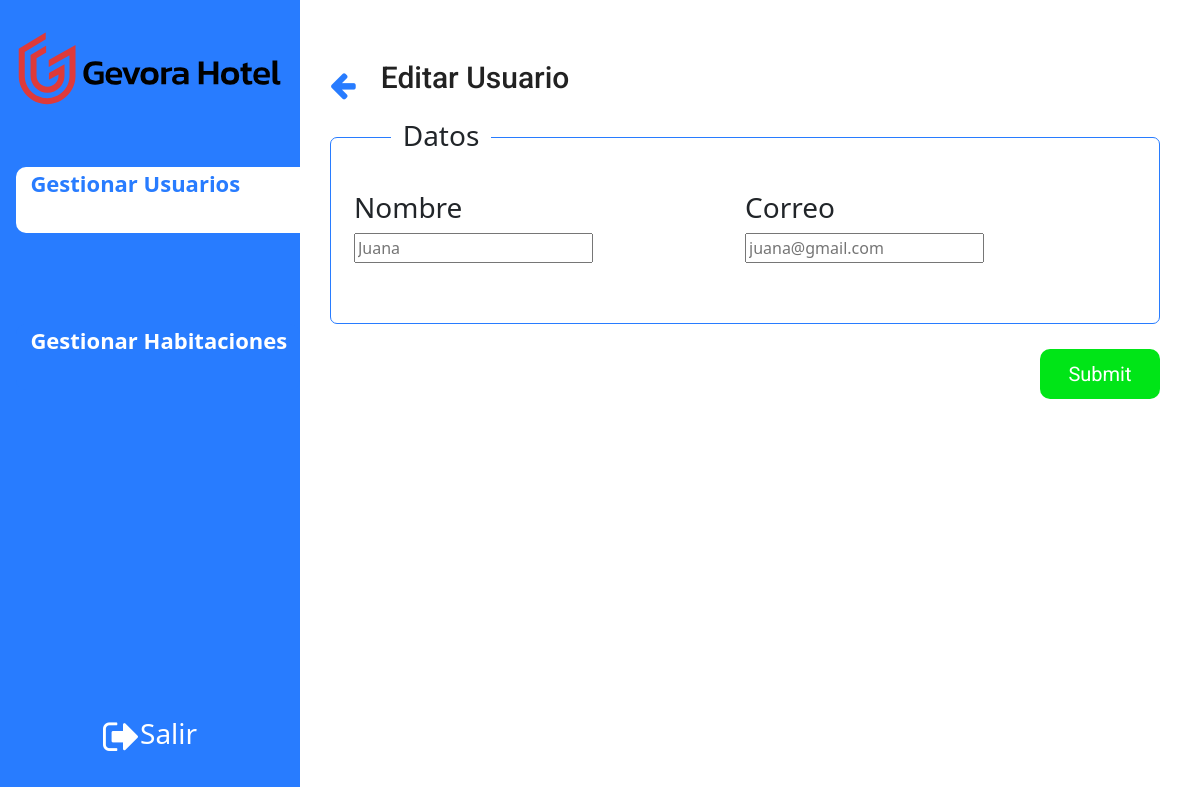
Before: /editUser/5 (signed in) with the older database file.
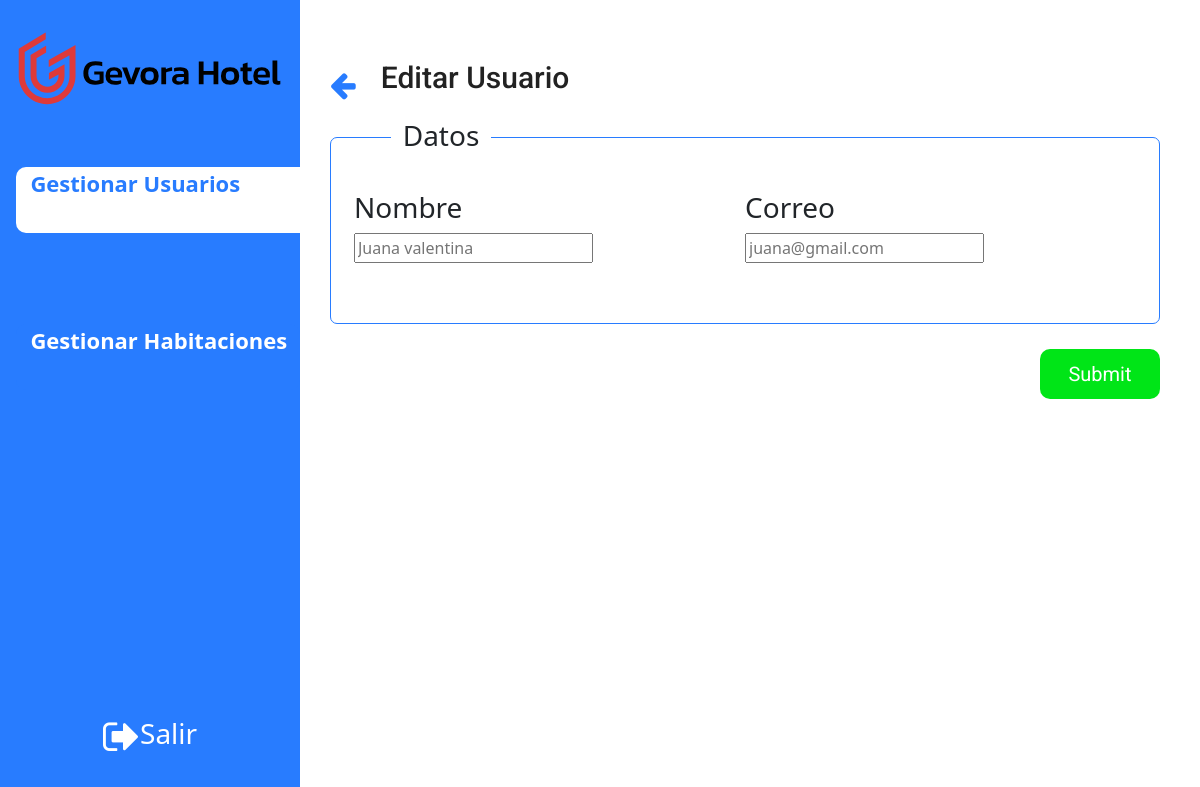
After: the same page with the newer database file.
### tables this page shows
CREATE TABLE Usuarios (
  _id integer  primary key autoincrement not null,
  nombre varchar(100),
  correo varchar(100),
  contrasena varchar(100),
  rol varchar(20)
);

### SuperAdminRoutes.py (the view)
@SuperAdminUsers.route('/editUser/<userid>', methods=['GET', 'POST'])
@login_required
def editarUsuario(userid):
    if current_user.rol == "1":
        if request.method == 'GET':
            userData=functions.get_specific_user(userid)
            return render_template('editarUsuario.html', user=userid,userData=userData[0])
        else:
            nombre=request.form.get('nombre')
            correo=request.form.get('correo')
            functions.sql_edit_user(userid,nombre,correo)
            return redirect('/SuperAdminUsers')
    else:
        return render_template('index.html')

### SuperAdminRoutes.py (called while the page is built)
@SuperAdminUsers.before_request
@login_required
def before_request():
    if current_user.rol == "1":
        if 'usuario' not in session and request.endpoint in ['superUsuarios']:
            return redirect('/')
    else:
            return render_template('index.html')

### auth/Autenticacion.py (called while the page is built)
@login_manager_app.user_loader
def load_user(id):
    return ModelUser.get_by_id(db, id)

### functions.py (called while the page is built)
def sql_connection():
    try:
        BASE_DIR = os.path.dirname(os.path.abspath(__file__))
        db_path = os.path.join(BASE_DIR, "Database/HotelGevora.db")
        print(db_path)
        con = sqlite3.connect(db_path)
        return con
    except Error:
        print(Error)

def get_specific_user(id):
    strsql = "SELECT * FROM Usuarios WHERE _id="+str(id)+";"
    con = sql_connection()
    cursorObj = con.cursor()
    cursorObj.execute(strsql)
    user = cursorObj.fetchall()
    return user

### templates/editarUsuario.html (shortened to what this page needs)
<!DOCTYPE html>
<html lang="en">
  <head>
    <link
      href="https://cdn.jsdelivr.net/npm/bootstrap@5.2.0/dist/css/bootstrap.min.css"
      rel="stylesheet"
    />
    <link rel="stylesheet" href="https://cdnjs.cloudflare.com/ajax/libs/font-awesome/4.7.0/css/font-awesome.min.css">
    <link rel="stylesheet" href={{ url_for('static', filename='css/editarUsuario.css') }}/>
  </head>
  <body>
    <div class="d-flex flex-column flex-shrink-0 p-3 bg-light" id="navbar">
      <img class="logo-img" src={{ url_for('static', filename='assets/Gevora_Hotel_Logo.svg') }} />
      <ul class="nav nav-pills flex-column mb-auto funciones">
        <li>
          <button class="gestion activado ">Gestionar Usuarios</button>
        </li>
        <li>
          <button class="gestion desactivado">Gestionar Habitaciones</button>
        </li>
      </ul>
      <div class="outCont">
        <i class="fa fa-sign-out" aria-hidden="true" id="Salir"></i>
        <h3>Salir</h3>
      </div>
    </div>
    <div class="content">
        <div class="titulo d-flex">
            <i class="fa fa-arrow-left" aria-hidden="true" id="arrow"></i>
            <h2>Editar Usuario</h2>
        </div>
        <form action="/editUser/{{user}}" method="POST">
        <div class="modificar">
            <h3 class="datos">Datos</h3>
            <div class="d-flex" id="dataCont">
                <div class="campo-nombre">
                    <h3>Nombre</h3>
                    <input type="text" name="nombre" placeholder="{{userData[1]}}" required >
                </div>
                <div class="campo-correo">
                    <h3>Correo</h3>
                    <input type="email" name="correo" placeholder="{{userData[2]}}" required>
                </div>
            </div>
        </div>
        <input type="submit" class="guardar">
        </form>
    </div>
  </body>
</html>

Changed rows visible on the page:
changed Usuarios "juana@gmail.com": nombre "Juana" → "Juana valentina"
